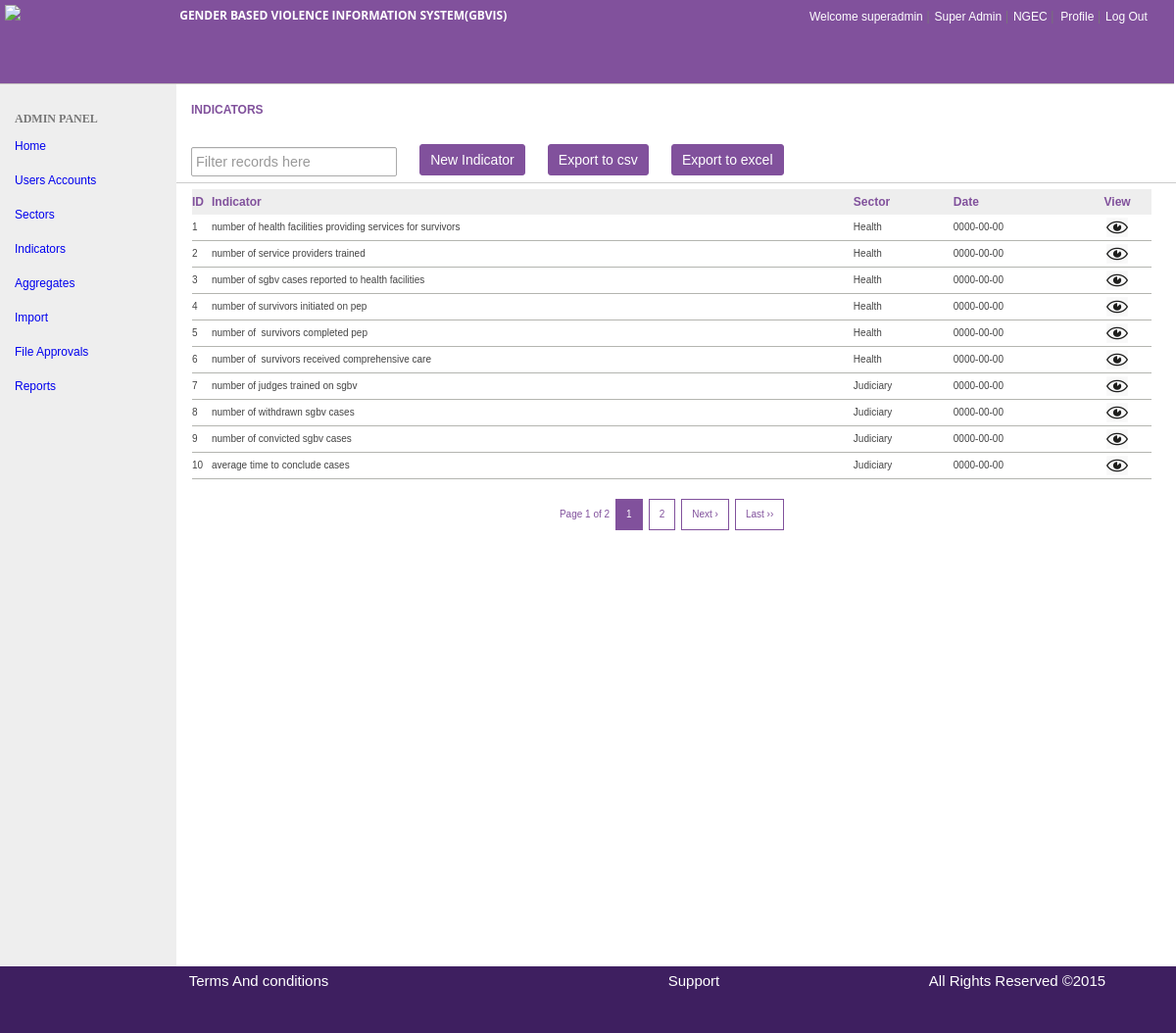
Screenshot of /indicators.php (signed in) with the database file from the repository.
### tables this page shows
CREATE TABLE IF NOT EXISTS `users` (
  `id` int(11) NOT NULL AUTO_INCREMENT,
  `firstname` varchar(100) NOT NULL,
  `lastname` varchar(100) NOT NULL,
  `mobile_phone` varchar(100) NOT NULL,
  `sector` varchar(100) NOT NULL,
  `username` varchar(50) NOT NULL,
  `password` varchar(50) NOT NULL,
  `email` varchar(50) NOT NULL,
  `user_group` int(11) NOT NULL,
  `join_date` datetime NOT NULL,
  PRIMARY KEY (`id`),
  UNIQUE KEY `username` (`username`)
);

CREATE TABLE IF NOT EXISTS `user_groups` (
  `id` int(11) NOT NULL AUTO_INCREMENT,
  `group_name` varchar(20) NOT NULL,
  `description` varchar(50) DEFAULT NULL,
  `created` datetime DEFAULT NULL,
  PRIMARY KEY (`id`)
);

CREATE TABLE IF NOT EXISTS `sectors` (
  `sector_id` int(10) NOT NULL AUTO_INCREMENT,
  `sector` varchar(100) NOT NULL,
  PRIMARY KEY (`sector_id`)
);

CREATE TABLE IF NOT EXISTS `indicators` (
  `survey_id` int(11) NOT NULL DEFAULT '0',
  `sector_id` int(11) NOT NULL DEFAULT '0',
  `indicator_id` int(11) NOT NULL DEFAULT '0',
  `indicator` varchar(255) DEFAULT NULL,
  `date_recorded` date NOT NULL,
  `date_modified` date NOT NULL,
  PRIMARY KEY (`survey_id`,`sector_id`,`indicator_id`)
);

### classes/DB.class.php (called while the page is built, shortened)
<?php
class DB {
    public function processRowSet($rowSet, $singleRow = false)
    {
        $resultArray = array();
        while($row = mysql_fetch_assoc($rowSet))
        {
            array_push($resultArray, $row);
        }
        if($singleRow == true){
            return $resultArray[0];
          }
        return $resultArray;
    }
    public function processRowSetData($rowSet, $singleRow = false)
         {
         $resultArray = array();
         while($row = mysql_fetch_assoc($rowSet))
         {
            array_push($resultArray, $row);
         }
        if($singleRow == true){
            return  $resultArray;
          }
        return $resultArray;
    }
    public function select($table, $where) {
        $sql = "SELECT * FROM $table WHERE $where";
        $result = mysql_query($sql);
        if(mysql_num_rows($result) == 1)
            return $this->processRowSet($result, true);
        return $this->processRowSet($result);
    }
       public function selectData($table, $where) {
        $sql = "SELECT * FROM $table WHERE $where";
        $result = mysql_query($sql);
        if(mysql_num_rows($result) == 1)
            return $this->processRowSetData($result, true);
        return $this->processRowSetData($result);
    }
   }
?>

### classes/UserTools.class.php (called while the page is built, shortened)
<?php
require_once 'DB.class.php';
class UserTools {
	public function get($id)
	{
		$db = new DB();
		$result = $db->select('users', "id = $id");
		return new User($result);
	}
}
?>

### includes/global.inc.php (called while the page is built, shortened)
<?php
require_once 'classes/UserTools.class.php';
require_once 'classes/DB.class.php';
$userTools = new UserTools();
if(isset($_SESSION['logged_in'])) {
	$user = unserialize($_SESSION['user']);
	$_SESSION['user'] = serialize($userTools->get($user->id));
}
?>

### indicators.php (the view, shortened to what this page needs)
<?php
require_once 'includes/global.inc.php';
if(isset($_SESSION['logged_in'])) {
$user = unserialize($_SESSION['user']);
include "includes/header.php";
include_once('includes/connection.php');
?>
	    <div id="sidebar">
<div class="sidebar-nav">
	</div>
	  </div>
	  <div id="main-content">
	    <div id="bread-crumbs">
	    </div>
        <div id="content-body">
		<h3 class="page-title">Indicators</h3>
		<br clear="all">
        <div class="" align="left">
		<section class="" style="width:85%;">
	       <form action="#">
          <input type="text" name="search" value="" id="id_search" placeholder="Filter records here" autofocus />
           <a class="link-btn" href="add_indicator.php">New Indicator</a>
          <a class="link-btn" href="export_indicatorCsv.php">Export to csv</a>
           <a class="link-btn" href="export_indicatorsExcel.php">Export to excel</a>
        </form>
		</section>
		 <hr size="1" color="#CCCCCC">
        <div class="profile-data" align="left">
            <table width="100%" border="0" align="center" cellspacing="1" class="table-hover">
            <thead>
                          <th align="left" width="20px"><b>ID</b></th>
                            <th align="left"><b>Indicator</b></th>
			   <th align="left"><b>Sector </b></th>
			     <th align="left"><b>Date</b></th>
                          <th align="left"><b><center>View</center></b></th>
            </thead>
            <?php
     $page = (int)(!isset($_GET["page"]) ? 1 : $_GET["page"]);
          $per_page = 10;
          $startpoint = ($page * $per_page) - $per_page;
       $statement = "`indicators` ORDER BY indicator_id ASC";
       $results = mysqli_query($conDB,"SELECT * FROM {$statement}  LIMIT {$startpoint} , {$per_page}");
        if (mysqli_num_rows($results)!= 0) {
        while ($row = mysqli_fetch_array($results)) {
        $id= $row['indicator_id'];
        $indicator = $row['indicator'];
        $sector = $row['sector_id'];
        $date =$row['date_recorded'];
    ?>
              <tr bgcolor="#FFFFFF" style="border-bottom: 1px solid #B4B5B0;">
                                 <td><?php echo $id; ?></td>
				 <td><?php echo $indicator ?></td>
				 <?php
				 $sectors_results = $db->selectData("sectors"," sector_id = $sector");
                                 foreach ($sectors_results as $urows)
                                  {
                                   $sector_name = $urows['sector'];
                                   }
				 ?>
				   <td><?php echo $sector_name ?></td>
				<td><?php echo $date ?></td>
                     <td align="center"><a href='view_indicators.php?id=<?php echo $id;?>'><img src="images/icons/view2.png" height="20px"/><a></td>
		 </tr>
            <?php
            }
            }
            else
            {
            ?>
            <tr>
          <td colspan="8"><?php echo "No records are found.";?></td>
          </tr>
              <?php }
        ?>
       <tr>
          <td colspan="8"><?php echo pagination($statement,$per_page,$page,$url='?');?></td>
          </tr>
          </table>
      <br clear="all"><br clear="all"><br clear="all">
      </div><br clear="all">
	  </div>
		</div>
	  </div>
	  <br clear="all">
<?php
	}
else
{
	header("location: login.php");
}
?>

### includes/header.php (shortened to what this page needs)
 <?php
            $user_sector_name= $user->sector;
            $Logged_user_group =$user->user_group;
            $group_results = $db->selectData("user_groups","id = $Logged_user_group");
              foreach ($group_results as $urows)
                      {
                      $Logged_group = $urows['group_name'];
                      }
             $sector_results = $db->selectData("sectors","sector_id = $user_sector_name");
              foreach ($sector_results as $urows)
                      {
                      $user_sector = $urows['sector'];
                      }
              ?>
<!DOCTYPE html PUBLIC "-//W3C//DTD XHTML 1.0 Transitional//EN" "http://www.w3.org/TR/xhtml1/DTD/xhtml1-transitional.dtd">
<html>
<head>
<link href="css/style.css" rel="stylesheet" type="text/css">
<link href="css/style2.css" rel="stylesheet" type="text/css">
<link href="css/login_style.css" rel="stylesheet" type="text/css">
<link href="css/popupcss.css" rel="stylesheet" type="text/css">
<link href="css/popup.css" rel="stylesheet" type="text/css">
<link href="css/modal.css" rel="stylesheet" type="text/css">
<link href="css/bootstrap/bootstrap.css" rel="stylesheet" media="screen"/>
 <link rel="stylesheet" href="/js/jquery-ui-1.11.2.custom/jquery-ui.css">
</head>
<body>
<div id="gbiv-wrapper">
<div id="header">
   <div class="logo">
      <img src="images/logo.png" height="70" />
	</div>
    <div class="menuLinks">
	  <div class="top-menuLinks">
	   <div class="system-title">
	  <h3 class="title-name">Gender Based Violence Information System(GBVIS)</h3>
      </div>
	  <div class="user_status_nav">
	    <section class="login-status-sec">
		<font style="font-family:Verdana, Geneva, sans-serif; font-size:12px; color:white;padding-right:2px;"> Welcome <?php echo  $user->username;?></font>|
		<font style="font-family:Verdana, Geneva, sans-serif; font-size:12px; color:white;padding-right:2px;"> <?php echo $Logged_group; ?></font>|
		<font style="font-family:Verdana, Geneva, sans-serif; font-size:12px; color:white;padding-right:2px;"> <?php echo $user_sector; ?></font>|
           <a href="profile.php" align="left" style="font-family:Verdana, Geneva, sans-serif; font-size:12px; color:white; text-decoration:none;padding-right:2px;padding-left:2px;">Profile</a>|
            <a href="logout.php" align="left" style="font-family:Verdana, Geneva, sans-serif; font-size:12px; color:white; text-decoration:none;padding-right:2px;">Log Out</a>
	   </section>
	</div>
	</div>
	<div class="bottom-menuLinks">
	</div>
	 </div>
 </div>
 <div id="gbvis-main">

### css/style.css (style rules this page uses)
html { color: #000; background: none repeat scroll 0% 0% #FFF; }
body { color: #777; font-size: 12px; font-family: "Open Sans",Tahoma,Arial sans-serif; font-style: normal; font-weight: normal; }
body, div, dl, dt, dd, ul, ol, li, h1, h2, h3, h4, h5, h6, pre, code, form, fieldset, legend, input, textarea, p, blockquote, th, td, address { margin: 0px; padding: 0px; }
h3 { font-size: 12px; text-transform: uppercase; line-height: 22px; }
#gbiv-wrapper { font-size: 100%; line-height: 2; min-height: 975px; min-width: 1024px; width: 100%; height:100% }
#header { width:99%; margin: 0px 0px; padding: 5px; background:#81519C; border-bottom:1px solid #c6c2c1; height: 75px; display: inline-flex; }
.logo { float:left;width:15%; height:100%; min-width:168px; }
#header .menuLinks { float: left; width:85%; }
#header .menuLinks .top-menuLinks { float:left;width:98%; height:70%; display: inline-flex; }
#header .menuLinks .top-menuLinks .system-title { float:left;width:54%; height:100%; }
#header .menuLinks .top-menuLinks .user_status_nav { float:right;width:46%; height:100%; }
#header .menuLinks .bottom-menuLinks { loat:left;width:98%; height:30%; }
.title-name { text-size:18px; color:white; font-family: TStar-Bol width:25%; }
.login-status-sec { float:right; }
#gbvis-main { overflow: hidden; width:100%; height:80%; min-height:900px; display:block; }
#sidebar { display:block; width:15%; float:left; background: none repeat scroll 0% 0% #EEE; height:100%; min-height: 900px; }
.sidebar-nav { margin-left:15px; }
#main-content { display:block; background-color: #FFF; width:85%; height:100%; float:left; min-height: 900px; }
#bread-crumbs { background: none repeat scroll 0px center transparent; width:100%; height:5%; min-height:15px; }
#content-body { width:100%; height:88%; min-height:800px; overflow-y: hide; }
.page-title { font-family:Verdana, Geneva, sans-serif; font-size:12px; color:#81519C;padding-left:15px; }
.profile-data { width:96%; font-family: "Open Sans",Arial sans-serif; font-size: 12px; font-weight: normal; line-height: 26px; color: #444; margin-left:11px;padding-left:5px; height: 98%; overflow-y: hide; min-height: 500px; }
.logo img { height:70px; }
#id_search { margin-left: 15px; font-family: "Prensa", Helvetica, Arial, sans-serif; border: 1px solid #ccc; -webkit-box-shadow: inset 0 1px 1px rgba(0,0,0,0.075); box-shadow: inset 0 1px 1px rgba(0,0,0,0.075); color: #555; border: 1px solid #AAAAAA; width: 200px; font-size: 1.2em; line-height: 20px; padding: 4px; outline: none; -webkit-border-radius: 2px; -moz-border-radius: 2px; -o-border-radius: 2px; -ms-border-radius: 2px; border-radius: 2px; }
.link-btn { background-color:#81519C; -moz-border-radius:7px; -webkit-border-radius:7px; border-radius:3px; border:1px solid #81519C; display:inline-block; cursor:pointer; color:#ffffff; font-family:Arial; font-size:14px; padding:1px 10px; text-decoration:none; text-shadow:0px 1px 0px #81519C; margin-bottom: 0px; margin-left: 20px; }

### rows the page displays
users: username "superadmin"
user_groups: group_name "Super Admin"
sectors: sector "NGEC"
indicators: indicator "1", indicator "number of health facilities providing services for survivors", sector.sector "Health", date_recorded "0000-00-00"
indicators: indicator "2", indicator "number of service providers trained", sector.sector "Health", date_recorded "0000-00-00"
indicators: indicator "3", indicator "number of sgbv cases reported to health facilities", sector.sector "Health", date_recorded "0000-00-00"
indicators: indicator "4", indicator "number of survivors initiated on pep", sector.sector "Health", date_recorded "0000-00-00"
indicators: indicator "5", indicator "number of survivors completed pep", sector.sector "Health", date_recorded "0000-00-00"
indicators: indicator "6", indicator "number of survivors received comprehensive care", sector.sector "Health", date_recorded "0000-00-00"
indicators: indicator "7", indicator "number of judges trained on sgbv", sector.sector "Judiciary", date_recorded "0000-00-00"
indicators: indicator "8", indicator "number of withdrawn sgbv cases", sector.sector "Judiciary", date_recorded "0000-00-00"
indicators: indicator "9", indicator "number of convicted sgbv cases", sector.sector "Judiciary", date_recorded "0000-00-00"
indicators: indicator "10", indicator "average time to conclude cases", sector.sector "Judiciary", date_recorded "0000-00-00"

### other values shown
$page "1"
$lastpage "2"
$nextlabel "Next ›"
$lastlabel "Last ››"
